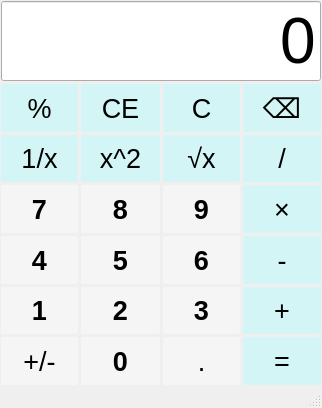
<?xml version="1.0" encoding="UTF-8"?>
<ui version="4.0">
 <class>MainWindow</class>
 <widget class="QMainWindow" name="MainWindow">
  <property name="geometry">
   <rect>
    <x>0</x>
    <y>0</y>
    <width>322</width>
    <height>408</height>
   </rect>
  </property>
  <property name="windowTitle">
   <string>计算器-郎世林-2022414040221</string>
  </property>
  <property name="windowIcon">
   <iconset theme="QIcon::ThemeIcon::Computer"/>
  </property>
  <property name="styleSheet">
   <string notr="true">QPushButton{
        background-color: rgba(255, 255, 255,100);
        font-size:  20pt;
        color:  black;
        border-radius:  2px;
}#btnNum0,#btnNum1,#btnNum2,#btnNum3,#btnNum4,#btnNum5,#btnNum6,#btnNum7,#btnNum8,#btnNum9{
        font:bold;
}


#btnPercentage,#btnCE,#btnC,#btnDel,#btnPeriod,#btnSquare,#btnSqrt,#btnDivide,#btnMult,#btnMinus,#btnPlus,#btnEqual{
        background-color: rgba(170, 255, 255,100);
}
QPushButton:hover{
       background-color: rgba(255, 170, 0,100);
        color:  white;
}


QPushButton:pressed{
        background-color:  red;
        color:  black;
}

QLineEdit{
        font-size:  48pt;
}</string>
  </property>
  <widget class="QWidget" name="centralwidget">
   <layout class="QVBoxLayout" name="verticalLayout">
    <property name="spacing">
     <number>3</number>
    </property>
    <property name="leftMargin">
     <number>1</number>
    </property>
    <property name="topMargin">
     <number>1</number>
    </property>
    <property name="rightMargin">
     <number>1</number>
    </property>
    <property name="bottomMargin">
     <number>1</number>
    </property>
    <item>
     <layout class="QGridLayout" name="gridLayout_2">
      <item row="6" column="3">
       <widget class="QPushButton" name="btnEqual">
        <property name="sizePolicy">
         <sizepolicy hsizetype="Minimum" vsizetype="Minimum">
          <horstretch>0</horstretch>
          <verstretch>0</verstretch>
         </sizepolicy>
        </property>
        <property name="text">
         <string>=</string>
        </property>
       </widget>
      </item>
      <item row="3" column="3">
       <widget class="QPushButton" name="btnMult">
        <property name="sizePolicy">
         <sizepolicy hsizetype="Minimum" vsizetype="Minimum">
          <horstretch>0</horstretch>
          <verstretch>0</verstretch>
         </sizepolicy>
        </property>
        <property name="text">
         <string>×</string>
        </property>
       </widget>
      </item>
      <item row="3" column="1">
       <widget class="QPushButton" name="btnNum8">
        <property name="sizePolicy">
         <sizepolicy hsizetype="Minimum" vsizetype="Minimum">
          <horstretch>0</horstretch>
          <verstretch>0</verstretch>
         </sizepolicy>
        </property>
        <property name="text">
         <string>8</string>
        </property>
       </widget>
      </item>
      <item row="4" column="3">
       <widget class="QPushButton" name="btnMinus">
        <property name="sizePolicy">
         <sizepolicy hsizetype="Minimum" vsizetype="Minimum">
          <horstretch>0</horstretch>
          <verstretch>0</verstretch>
         </sizepolicy>
        </property>
        <property name="text">
         <string>-</string>
        </property>
       </widget>
      </item>
      <item row="2" column="3">
       <widget class="QPushButton" name="btnDivide">
        <property name="sizePolicy">
         <sizepolicy hsizetype="Minimum" vsizetype="Minimum">
          <horstretch>0</horstretch>
          <verstretch>0</verstretch>
         </sizepolicy>
        </property>
        <property name="text">
         <string>/</string>
        </property>
       </widget>
      </item>
      <item row="3" column="2">
       <widget class="QPushButton" name="btnNum9">
        <property name="sizePolicy">
         <sizepolicy hsizetype="Minimum" vsizetype="Minimum">
          <horstretch>0</horstretch>
          <verstretch>0</verstretch>
         </sizepolicy>
        </property>
        <property name="text">
         <string>9</string>
        </property>
       </widget>
      </item>
      <item row="3" column="0">
       <widget class="QPushButton" name="btnNum7">
        <property name="sizePolicy">
         <sizepolicy hsizetype="Minimum" vsizetype="Minimum">
          <horstretch>0</horstretch>
          <verstretch>0</verstretch>
         </sizepolicy>
        </property>
        <property name="text">
         <string>7</string>
        </property>
       </widget>
      </item>
      <item row="1" column="3">
       <widget class="QPushButton" name="btnDel">
        <property name="sizePolicy">
         <sizepolicy hsizetype="Minimum" vsizetype="Minimum">
          <horstretch>0</horstretch>
          <verstretch>0</verstretch>
         </sizepolicy>
        </property>
        <property name="text">
         <string>⌫</string>
        </property>
       </widget>
      </item>
      <item row="2" column="1">
       <widget class="QPushButton" name="btnSquare">
        <property name="sizePolicy">
         <sizepolicy hsizetype="Minimum" vsizetype="Minimum">
          <horstretch>0</horstretch>
          <verstretch>0</verstretch>
         </sizepolicy>
        </property>
        <property name="text">
         <string>x^2</string>
        </property>
       </widget>
      </item>
      <item row="2" column="0">
       <widget class="QPushButton" name="btnPeriod">
        <property name="sizePolicy">
         <sizepolicy hsizetype="Minimum" vsizetype="Minimum">
          <horstretch>0</horstretch>
          <verstretch>0</verstretch>
         </sizepolicy>
        </property>
        <property name="text">
         <string>1/x</string>
        </property>
       </widget>
      </item>
      <item row="4" column="2">
       <widget class="QPushButton" name="btnNum6">
        <property name="sizePolicy">
         <sizepolicy hsizetype="Minimum" vsizetype="Minimum">
          <horstretch>0</horstretch>
          <verstretch>0</verstretch>
         </sizepolicy>
        </property>
        <property name="text">
         <string>6</string>
        </property>
       </widget>
      </item>
      <item row="5" column="2">
       <widget class="QPushButton" name="btnNum3">
        <property name="sizePolicy">
         <sizepolicy hsizetype="Minimum" vsizetype="Minimum">
          <horstretch>0</horstretch>
          <verstretch>0</verstretch>
         </sizepolicy>
        </property>
        <property name="text">
         <string>3</string>
        </property>
       </widget>
      </item>
      <item row="1" column="0">
       <widget class="QPushButton" name="btnPercentage">
        <property name="sizePolicy">
         <sizepolicy hsizetype="Minimum" vsizetype="Minimum">
          <horstretch>0</horstretch>
          <verstretch>0</verstretch>
         </sizepolicy>
        </property>
        <property name="text">
         <string>%</string>
        </property>
       </widget>
      </item>
      <item row="5" column="0">
       <widget class="QPushButton" name="btnNum1">
        <property name="sizePolicy">
         <sizepolicy hsizetype="Minimum" vsizetype="Minimum">
          <horstretch>0</horstretch>
          <verstretch>0</verstretch>
         </sizepolicy>
        </property>
        <property name="text">
         <string>1</string>
        </property>
       </widget>
      </item>
      <item row="6" column="1">
       <widget class="QPushButton" name="btnNum0">
        <property name="sizePolicy">
         <sizepolicy hsizetype="Minimum" vsizetype="Minimum">
          <horstretch>0</horstretch>
          <verstretch>0</verstretch>
         </sizepolicy>
        </property>
        <property name="text">
         <string>0</string>
        </property>
       </widget>
      </item>
      <item row="2" column="2">
       <widget class="QPushButton" name="btnSqrt">
        <property name="sizePolicy">
         <sizepolicy hsizetype="Minimum" vsizetype="Minimum">
          <horstretch>0</horstretch>
          <verstretch>0</verstretch>
         </sizepolicy>
        </property>
        <property name="text">
         <string>√x</string>
        </property>
       </widget>
      </item>
      <item row="6" column="0">
       <widget class="QPushButton" name="pushButton_17">
        <property name="sizePolicy">
         <sizepolicy hsizetype="Minimum" vsizetype="Minimum">
          <horstretch>0</horstretch>
          <verstretch>0</verstretch>
         </sizepolicy>
        </property>
        <property name="text">
         <string>+/-</string>
        </property>
       </widget>
      </item>
      <item row="4" column="1">
       <widget class="QPushButton" name="btnNum5">
        <property name="sizePolicy">
         <sizepolicy hsizetype="Minimum" vsizetype="Minimum">
          <horstretch>0</horstretch>
          <verstretch>0</verstretch>
         </sizepolicy>
        </property>
        <property name="text">
         <string>5</string>
        </property>
       </widget>
      </item>
      <item row="1" column="2">
       <widget class="QPushButton" name="btnC">
        <property name="sizePolicy">
         <sizepolicy hsizetype="Minimum" vsizetype="Minimum">
          <horstretch>0</horstretch>
          <verstretch>0</verstretch>
         </sizepolicy>
        </property>
        <property name="text">
         <string>C</string>
        </property>
       </widget>
      </item>
      <item row="5" column="1">
       <widget class="QPushButton" name="btnNum2">
        <property name="sizePolicy">
         <sizepolicy hsizetype="Minimum" vsizetype="Minimum">
          <horstretch>0</horstretch>
          <verstretch>0</verstretch>
         </sizepolicy>
        </property>
        <property name="text">
         <string>2</string>
        </property>
       </widget>
      </item>
      <item row="6" column="2">
       <widget class="QPushButton" name="btnPoint">
        <property name="sizePolicy">
         <sizepolicy hsizetype="Minimum" vsizetype="Minimum">
          <horstretch>0</horstretch>
          <verstretch>0</verstretch>
         </sizepolicy>
        </property>
        <property name="text">
         <string>.</string>
        </property>
       </widget>
      </item>
      <item row="1" column="1">
       <widget class="QPushButton" name="btnCE">
        <property name="sizePolicy">
         <sizepolicy hsizetype="Minimum" vsizetype="Minimum">
          <horstretch>0</horstretch>
          <verstretch>0</verstretch>
         </sizepolicy>
        </property>
        <property name="text">
         <string>CE</string>
        </property>
       </widget>
      </item>
      <item row="5" column="3">
       <widget class="QPushButton" name="btnPlus">
        <property name="sizePolicy">
         <sizepolicy hsizetype="Minimum" vsizetype="Minimum">
          <horstretch>0</horstretch>
          <verstretch>0</verstretch>
         </sizepolicy>
        </property>
        <property name="text">
         <string>+</string>
        </property>
       </widget>
      </item>
      <item row="4" column="0">
       <widget class="QPushButton" name="btnNum4">
        <property name="sizePolicy">
         <sizepolicy hsizetype="Minimum" vsizetype="Minimum">
          <horstretch>0</horstretch>
          <verstretch>0</verstretch>
         </sizepolicy>
        </property>
        <property name="text">
         <string>4</string>
        </property>
       </widget>
      </item>
      <item row="0" column="0" colspan="4">
       <widget class="QLineEdit" name="display">
        <property name="sizePolicy">
         <sizepolicy hsizetype="Expanding" vsizetype="Minimum">
          <horstretch>0</horstretch>
          <verstretch>0</verstretch>
         </sizepolicy>
        </property>
        <property name="text">
         <string>0</string>
        </property>
        <property name="alignment">
         <set>Qt::AlignmentFlag::AlignRight|Qt::AlignmentFlag::AlignTrailing|Qt::AlignmentFlag::AlignVCenter</set>
        </property>
        <property name="placeholderText">
         <string>0</string>
        </property>
       </widget>
      </item>
     </layout>
    </item>
   </layout>
  </widget>
  <widget class="QMenuBar" name="menubar">
   <property name="geometry">
    <rect>
     <x>0</x>
     <y>0</y>
     <width>322</width>
     <height>18</height>
    </rect>
   </property>
  </widget>
  <widget class="QStatusBar" name="statusbar"/>
 </widget>
 <resources/>
 <connections/>
</ui>
